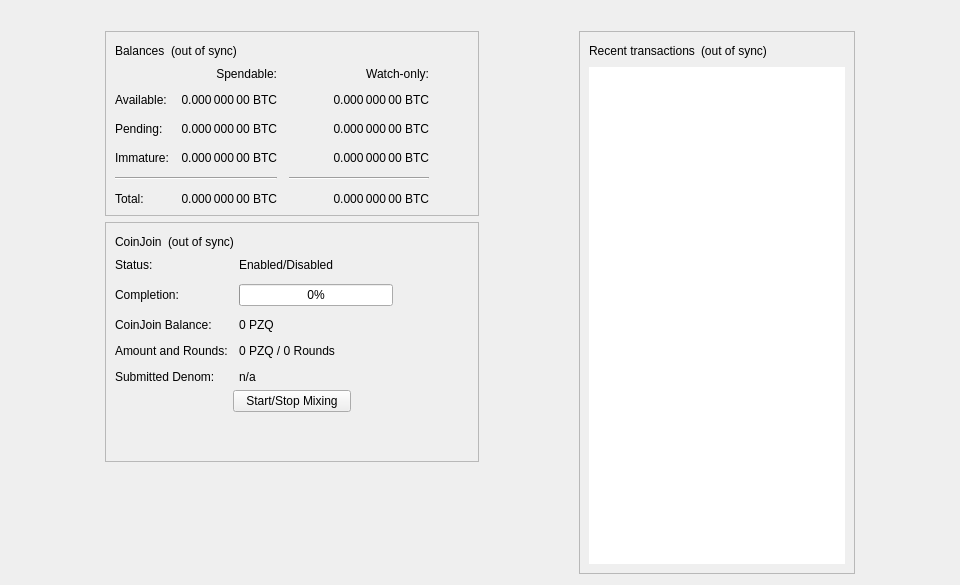
<?xml version="1.0" encoding="UTF-8"?>
<ui version="4.0">
 <class>OverviewPage</class>
 <widget class="QWidget" name="OverviewPage">
  <property name="geometry">
   <rect>
    <x>0</x>
    <y>0</y>
    <width>960</width>
    <height>585</height>
   </rect>
  </property>
  <property name="minimumSize">
   <size>
    <width>960</width>
    <height>0</height>
   </size>
  </property>
  <property name="windowTitle">
   <string>Form</string>
  </property>
  <layout class="QVBoxLayout" name="topLayout">
   <item>
    <widget class="QLabel" name="labelAlerts">
     <property name="visible">
      <bool>false</bool>
     </property>
     <property name="wordWrap">
      <bool>true</bool>
     </property>
     <property name="margin">
      <number>3</number>
     </property>
     <property name="textInteractionFlags">
      <set>Qt::TextSelectableByMouse</set>
     </property>
    </widget>
   </item>
   <item>
    <layout class="QHBoxLayout" name="horizontalLayout" stretch="1,0,1,0,1">
     <item>
      <spacer name="horizontalSpacerLeft">
       <property name="orientation">
        <enum>Qt::Horizontal</enum>
       </property>
       <property name="sizeType">
        <enum>QSizePolicy::Preferred</enum>
       </property>
       <property name="sizeHint" stdset="0">
        <size>
         <width>10</width>
         <height>20</height>
        </size>
       </property>
      </spacer>
     </item>
     <item>
      <layout class="QVBoxLayout" name="verticalLayout_2">
       <item>
        <widget class="QFrame" name="frame">
         <property name="frameShape">
          <enum>QFrame::StyledPanel</enum>
         </property>
         <property name="frameShadow">
          <enum>QFrame::Raised</enum>
         </property>
         <layout class="QVBoxLayout" name="verticalLayout_4">
          <item>
           <layout class="QHBoxLayout" name="horizontalLayout_4">
            <item>
             <widget class="QLabel" name="label_5">
              <property name="text">
               <string>Balances</string>
              </property>
             </widget>
            </item>
            <item>
             <widget class="QLabel" name="labelWalletStatus">
              <property name="toolTip">
               <string>The displayed information may be out of date. Your wallet automatically synchronizes with the Pozoqo network after a connection is established, but this process has not completed yet.</string>
              </property>
              <property name="text">
               <string notr="true">(out of sync)</string>
              </property>
              <property name="alignment">
               <set>Qt::AlignLeading|Qt::AlignLeft|Qt::AlignVCenter</set>
              </property>
             </widget>
            </item>
            <item>
             <spacer name="horizontalSpacer_3">
              <property name="orientation">
               <enum>Qt::Horizontal</enum>
              </property>
              <property name="sizeHint" stdset="0">
               <size>
                <width>40</width>
                <height>20</height>
               </size>
              </property>
             </spacer>
            </item>
           </layout>
          </item>
          <item>
           <layout class="QGridLayout" name="gridLayout">
            <property name="spacing">
             <number>12</number>
            </property>
            <item row="2" column="2">
             <widget class="QLabel" name="labelWatchPending">
              <property name="cursor">
               <cursorShape>IBeamCursor</cursorShape>
              </property>
              <property name="toolTip">
               <string>Unconfirmed transactions to watch-only addresses</string>
              </property>
              <property name="text">
               <string notr="true">0.000 000 00 BTC</string>
              </property>
              <property name="alignment">
               <set>Qt::AlignRight|Qt::AlignTrailing|Qt::AlignVCenter</set>
              </property>
              <property name="textInteractionFlags">
               <set>Qt::LinksAccessibleByMouse|Qt::TextSelectableByKeyboard|Qt::TextSelectableByMouse</set>
              </property>
             </widget>
            </item>
            <item row="2" column="1">
             <widget class="QLabel" name="labelUnconfirmed">
              <property name="cursor">
               <cursorShape>IBeamCursor</cursorShape>
              </property>
              <property name="toolTip">
               <string>Total of transactions that have yet to be confirmed, and do not yet count toward the spendable balance</string>
              </property>
              <property name="text">
               <string notr="true">0.000 000 00 BTC</string>
              </property>
              <property name="alignment">
               <set>Qt::AlignRight|Qt::AlignTrailing|Qt::AlignVCenter</set>
              </property>
              <property name="textInteractionFlags">
               <set>Qt::LinksAccessibleByMouse|Qt::TextSelectableByKeyboard|Qt::TextSelectableByMouse</set>
              </property>
             </widget>
            </item>
            <item row="3" column="2">
             <widget class="QLabel" name="labelWatchImmature">
              <property name="cursor">
               <cursorShape>IBeamCursor</cursorShape>
              </property>
              <property name="toolTip">
               <string>Mined balance in watch-only addresses that has not yet matured</string>
              </property>
              <property name="text">
               <string notr="true">0.000 000 00 BTC</string>
              </property>
              <property name="alignment">
               <set>Qt::AlignRight|Qt::AlignTrailing|Qt::AlignVCenter</set>
              </property>
              <property name="textInteractionFlags">
               <set>Qt::LinksAccessibleByMouse|Qt::TextSelectableByKeyboard|Qt::TextSelectableByMouse</set>
              </property>
             </widget>
            </item>
            <item row="4" column="0" colspan="2">
             <widget class="Line" name="lineSpendableBalance">
              <property name="orientation">
               <enum>Qt::Horizontal</enum>
              </property>
             </widget>
            </item>
            <item row="4" column="2">
             <widget class="Line" name="lineWatchBalance">
              <property name="sizePolicy">
               <sizepolicy hsizetype="Preferred" vsizetype="Fixed">
                <horstretch>0</horstretch>
                <verstretch>0</verstretch>
               </sizepolicy>
              </property>
              <property name="minimumSize">
               <size>
                <width>140</width>
                <height>0</height>
               </size>
              </property>
              <property name="orientation">
               <enum>Qt::Horizontal</enum>
              </property>
             </widget>
            </item>
            <item row="5" column="0">
             <widget class="QLabel" name="labelTotalText">
              <property name="text">
               <string>Total:</string>
              </property>
             </widget>
            </item>
            <item row="3" column="1">
             <widget class="QLabel" name="labelImmature">
              <property name="cursor">
               <cursorShape>IBeamCursor</cursorShape>
              </property>
              <property name="toolTip">
               <string>Mined balance that has not yet matured</string>
              </property>
              <property name="text">
               <string notr="true">0.000 000 00 BTC</string>
              </property>
              <property name="alignment">
               <set>Qt::AlignRight|Qt::AlignTrailing|Qt::AlignVCenter</set>
              </property>
              <property name="textInteractionFlags">
               <set>Qt::LinksAccessibleByMouse|Qt::TextSelectableByKeyboard|Qt::TextSelectableByMouse</set>
              </property>
             </widget>
            </item>
            <item row="2" column="3">
             <spacer name="horizontalSpacer_2">
              <property name="orientation">
               <enum>Qt::Horizontal</enum>
              </property>
              <property name="sizeHint" stdset="0">
               <size>
                <width>40</width>
                <height>20</height>
               </size>
              </property>
             </spacer>
            </item>
            <item row="3" column="0">
             <widget class="QLabel" name="labelImmatureText">
              <property name="text">
               <string>Immature:</string>
              </property>
             </widget>
            </item>
            <item row="5" column="1">
             <widget class="QLabel" name="labelTotal">
              <property name="cursor">
               <cursorShape>IBeamCursor</cursorShape>
              </property>
              <property name="toolTip">
               <string>Your current total balance</string>
              </property>
              <property name="text">
               <string notr="true">0.000 000 00 BTC</string>
              </property>
              <property name="alignment">
               <set>Qt::AlignRight|Qt::AlignTrailing|Qt::AlignVCenter</set>
              </property>
              <property name="textInteractionFlags">
               <set>Qt::LinksAccessibleByMouse|Qt::TextSelectableByKeyboard|Qt::TextSelectableByMouse</set>
              </property>
             </widget>
            </item>
            <item row="5" column="2">
             <widget class="QLabel" name="labelWatchTotal">
              <property name="cursor">
               <cursorShape>IBeamCursor</cursorShape>
              </property>
              <property name="toolTip">
               <string>Current total balance in watch-only addresses</string>
              </property>
              <property name="text">
               <string notr="true">0.000 000 00 BTC</string>
              </property>
              <property name="alignment">
               <set>Qt::AlignRight|Qt::AlignTrailing|Qt::AlignVCenter</set>
              </property>
              <property name="textInteractionFlags">
               <set>Qt::LinksAccessibleByMouse|Qt::TextSelectableByKeyboard|Qt::TextSelectableByMouse</set>
              </property>
             </widget>
            </item>
            <item row="0" column="2">
             <widget class="QLabel" name="labelWatchonly">
              <property name="text">
               <string>Watch-only:</string>
              </property>
              <property name="alignment">
               <set>Qt::AlignRight|Qt::AlignTrailing|Qt::AlignVCenter</set>
              </property>
             </widget>
            </item>
            <item row="1" column="0">
             <widget class="QLabel" name="labelBalanceText">
              <property name="text">
               <string>Available:</string>
              </property>
             </widget>
            </item>
            <item row="1" column="1">
             <widget class="QLabel" name="labelBalance">
              <property name="cursor">
               <cursorShape>IBeamCursor</cursorShape>
              </property>
              <property name="toolTip">
               <string>Your current spendable balance</string>
              </property>
              <property name="text">
               <string notr="true">0.000 000 00 BTC</string>
              </property>
              <property name="alignment">
               <set>Qt::AlignRight|Qt::AlignTrailing|Qt::AlignVCenter</set>
              </property>
              <property name="textInteractionFlags">
               <set>Qt::LinksAccessibleByMouse|Qt::TextSelectableByKeyboard|Qt::TextSelectableByMouse</set>
              </property>
             </widget>
            </item>
            <item row="1" column="2">
             <widget class="QLabel" name="labelWatchAvailable">
              <property name="cursor">
               <cursorShape>IBeamCursor</cursorShape>
              </property>
              <property name="toolTip">
               <string>Your current balance in watch-only addresses</string>
              </property>
              <property name="text">
               <string notr="true">0.000 000 00 BTC</string>
              </property>
              <property name="alignment">
               <set>Qt::AlignRight|Qt::AlignTrailing|Qt::AlignVCenter</set>
              </property>
              <property name="textInteractionFlags">
               <set>Qt::LinksAccessibleByMouse|Qt::TextSelectableByKeyboard|Qt::TextSelectableByMouse</set>
              </property>
             </widget>
            </item>
            <item row="2" column="0">
             <widget class="QLabel" name="labelPendingText">
              <property name="text">
               <string>Pending:</string>
              </property>
             </widget>
            </item>
            <item row="0" column="1">
             <widget class="QLabel" name="labelSpendable">
              <property name="text">
               <string>Spendable:</string>
              </property>
              <property name="alignment">
               <set>Qt::AlignRight|Qt::AlignTrailing|Qt::AlignVCenter</set>
              </property>
             </widget>
            </item>
           </layout>
          </item>
         </layout>
        </widget>
       </item>
       <item>
        <widget class="QFrame" name="frameCoinJoin">
         <property name="layoutDirection">
          <enum>Qt::LeftToRight</enum>
         </property>
         <property name="frameShape">
          <enum>QFrame::StyledPanel</enum>
         </property>
         <property name="frameShadow">
          <enum>QFrame::Raised</enum>
         </property>
         <layout class="QVBoxLayout" name="VerticalLayout_PS1">
          <item>
           <layout class="QHBoxLayout" name="horizontalLayout_5">
            <item>
             <widget class="QLabel" name="labelCoinJoinHeader">
              <property name="text">
               <string notr="true">CoinJoin</string>
              </property>
             </widget>
            </item>
            <item>
             <widget class="QLabel" name="labelCoinJoinSyncStatus">
              <property name="toolTip">
               <string>The displayed information may be out of date. Your wallet automatically synchronizes with the Pozoqo network after a connection is established, but this process has not completed yet.</string>
              </property>
              <property name="text">
               <string notr="true">(out of sync)</string>
              </property>
              <property name="alignment">
               <set>Qt::AlignLeading|Qt::AlignLeft|Qt::AlignVCenter</set>
              </property>
             </widget>
            </item>
            <item>
             <spacer name="horizontalSpacer_4">
              <property name="orientation">
               <enum>Qt::Horizontal</enum>
              </property>
              <property name="sizeHint" stdset="0">
               <size>
                <width>40</width>
                <height>20</height>
               </size>
              </property>
             </spacer>
            </item>
           </layout>
          </item>
          <item>
           <layout class="QFormLayout" name="coinJoinFormLayout">
            <property name="fieldGrowthPolicy">
             <enum>QFormLayout::AllNonFixedFieldsGrow</enum>
            </property>
            <property name="horizontalSpacing">
             <number>11</number>
            </property>
            <property name="verticalSpacing">
             <number>12</number>
            </property>
            <item row="0" column="0">
             <widget class="QLabel" name="labelCoinJoinEnabledText">
              <property name="text">
               <string>Status:</string>
              </property>
             </widget>
            </item>
            <item row="0" column="1">
             <widget class="QLabel" name="labelCoinJoinEnabled">
              <property name="text">
               <string>Enabled/Disabled</string>
              </property>
             </widget>
            </item>
            <item row="1" column="0">
             <widget class="QLabel" name="labelCompletitionText">
              <property name="text">
               <string>Completion:</string>
              </property>
             </widget>
            </item>
            <item row="1" column="1">
             <widget class="QProgressBar" name="coinJoinProgress">
              <property name="maximumSize">
               <size>
                <width>154</width>
                <height>16777215</height>
               </size>
              </property>
              <property name="value">
               <number>0</number>
              </property>
             </widget>
            </item>
            <item row="2" column="0">
             <widget class="QLabel" name="labelAnonymizedText">
              <property name="text">
               <string notr="true">CoinJoin Balance:</string>
              </property>
             </widget>
            </item>
            <item row="2" column="1">
             <widget class="QLabel" name="labelAnonymized">
              <property name="text">
               <string notr="true">0 PZQ</string>
              </property>
             </widget>
            </item>
            <item row="3" column="0">
             <widget class="QLabel" name="labelAmountAndRoundsText">
              <property name="text">
               <string>Amount and Rounds:</string>
              </property>
             </widget>
            </item>
            <item row="3" column="1">
             <widget class="QLabel" name="labelAmountRounds">
              <property name="text">
               <string>0 PZQ / 0 Rounds</string>
              </property>
             </widget>
            </item>
            <item row="4" column="0">
             <widget class="QLabel" name="labelSubmittedDenomText">
              <property name="text">
               <string>Submitted Denom:</string>
              </property>
             </widget>
            </item>
            <item row="4" column="1">
             <widget class="QLabel" name="labelSubmittedDenom">
              <property name="toolTip">
               <string>The denominations you submitted to the Masternode.&lt;br&gt;To mix, other users must submit the exact same denominations.</string>
              </property>
              <property name="text">
               <string>n/a</string>
              </property>
              <property name="wordWrap">
               <bool>true</bool>
              </property>
             </widget>
            </item>
           </layout>
          </item>
          <item>
           <layout class="QVBoxLayout" name="VerticalLayout_PS">
            <item>
             <layout class="QHBoxLayout" name="horizontalLayout_3">
              <property name="topMargin">
               <number>0</number>
              </property>
              <item>
               <spacer name="horizontalSpacer_5">
                <property name="orientation">
                 <enum>Qt::Horizontal</enum>
                </property>
                <property name="sizeHint" stdset="0">
                 <size>
                  <width>40</width>
                  <height>20</height>
                 </size>
                </property>
               </spacer>
              </item>
              <item>
               <widget class="QPushButton" name="toggleCoinJoin">
                <property name="sizePolicy">
                 <sizepolicy hsizetype="MinimumExpanding" vsizetype="Fixed">
                  <horstretch>0</horstretch>
                  <verstretch>0</verstretch>
                 </sizepolicy>
                </property>
                <property name="text">
                 <string>Start/Stop Mixing</string>
                </property>
               </widget>
              </item>
              <item>
               <spacer name="horizontalSpacer_6">
                <property name="orientation">
                 <enum>Qt::Horizontal</enum>
                </property>
                <property name="sizeHint" stdset="0">
                 <size>
                  <width>40</width>
                  <height>20</height>
                 </size>
                </property>
               </spacer>
              </item>
             </layout>
            </item>
            <item>
             <spacer name="verticalSpacer_3">
              <property name="orientation">
               <enum>Qt::Vertical</enum>
              </property>
              <property name="sizeHint" stdset="0">
               <size>
                <width>20</width>
                <height>40</height>
               </size>
              </property>
             </spacer>
            </item>
           </layout>
          </item>
         </layout>
        </widget>
       </item>
       <item>
        <spacer name="verticalSpacer">
         <property name="orientation">
          <enum>Qt::Vertical</enum>
         </property>
         <property name="sizeHint" stdset="0">
          <size>
           <width>20</width>
           <height>40</height>
          </size>
         </property>
        </spacer>
       </item>
      </layout>
     </item>
     <item>
      <spacer name="horizontalSpacerCenter">
       <property name="orientation">
        <enum>Qt::Horizontal</enum>
       </property>
       <property name="sizeHint" stdset="0">
        <size>
         <width>10</width>
         <height>20</height>
        </size>
       </property>
      </spacer>
     </item>
     <item>
      <layout class="QVBoxLayout" name="verticalLayout_3">
       <item>
        <widget class="QFrame" name="frame_2">
         <property name="frameShape">
          <enum>QFrame::StyledPanel</enum>
         </property>
         <property name="frameShadow">
          <enum>QFrame::Raised</enum>
         </property>
         <layout class="QVBoxLayout" name="verticalLayout">
          <item>
           <layout class="QHBoxLayout" name="horizontalLayout_2">
            <item>
             <widget class="QLabel" name="label_4">
              <property name="text">
               <string>Recent transactions</string>
              </property>
             </widget>
            </item>
            <item>
             <widget class="QLabel" name="labelTransactionsStatus">
              <property name="toolTip">
               <string>The displayed information may be out of date. Your wallet automatically synchronizes with the Pozoqo network after a connection is established, but this process has not completed yet.</string>
              </property>
              <property name="text">
               <string notr="true">(out of sync)</string>
              </property>
              <property name="alignment">
               <set>Qt::AlignLeading|Qt::AlignLeft|Qt::AlignVCenter</set>
              </property>
             </widget>
            </item>
            <item>
             <spacer name="horizontalSpacer">
              <property name="orientation">
               <enum>Qt::Horizontal</enum>
              </property>
              <property name="sizeHint" stdset="0">
               <size>
                <width>40</width>
                <height>20</height>
               </size>
              </property>
             </spacer>
            </item>
           </layout>
          </item>
          <item>
           <widget class="QListView" name="listTransactions">
            <property name="frameShape">
             <enum>QFrame::NoFrame</enum>
            </property>
            <property name="verticalScrollBarPolicy">
             <enum>Qt::ScrollBarAlwaysOff</enum>
            </property>
            <property name="horizontalScrollBarPolicy">
             <enum>Qt::ScrollBarAlwaysOff</enum>
            </property>
            <property name="selectionMode">
             <enum>QAbstractItemView::NoSelection</enum>
            </property>
           </widget>
          </item>
         </layout>
        </widget>
       </item>
      </layout>
     </item>
     <item>
      <spacer name="horizontalSpacerRight">
       <property name="orientation">
        <enum>Qt::Horizontal</enum>
       </property>
       <property name="sizeType">
        <enum>QSizePolicy::Preferred</enum>
       </property>
       <property name="sizeHint" stdset="0">
        <size>
         <width>10</width>
         <height>20</height>
        </size>
       </property>
      </spacer>
     </item>
    </layout>
   </item>
  </layout>
 </widget>
 <resources/>
 <connections/>
</ui>
